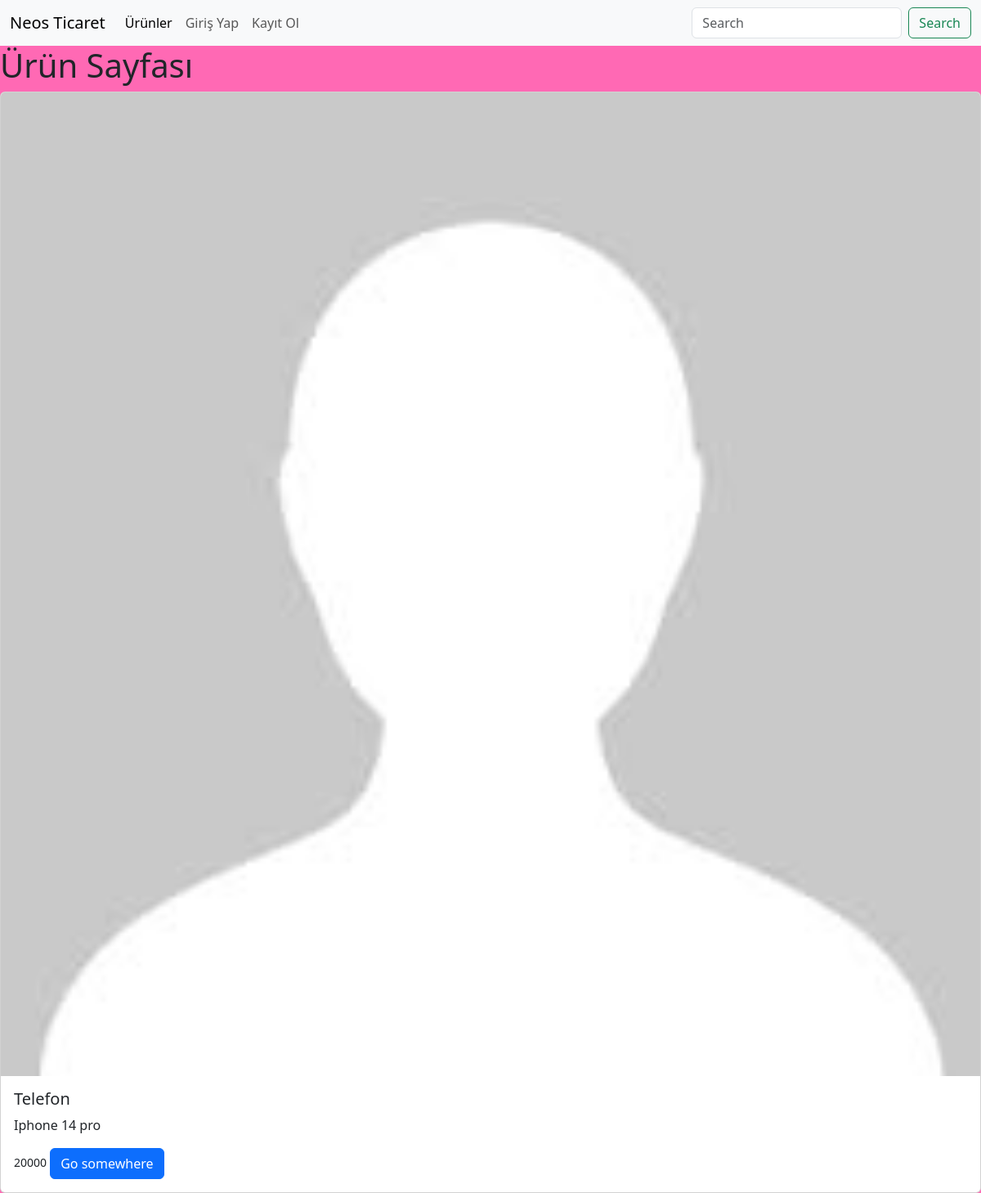
Page /product/1 on the committed database.
### products/models.py (models this page shows)
class Product(models.Model):
    productName = models.CharField(max_length=200)
    productInfo = models.TextField(max_length=400)
    productPrice = models.IntegerField()
    productImage = models.FileField(upload_to='products/', null=True, blank=True)
    def __str__(self):
        return self.productName

### products/views.py (the view)
# urls.py: path('product/<int:productId>', product, name='product'),
def product(request, productId):
    product = Product.objects.filter(id = productId)
    print(product)
    context = {
        'product': product
    }
    return render(request, "product.html", context)

### products/templates/product.html
{% extends "index.html" %}
{% load static %}
{% block content %}
<h1>Ürün Sayfası</h1>
{% for i in product %}
    <div class="card">
    {% if product.productImage %}
        <img src="{{product.productImage.url}}" alt="" />
    {% else %}
        <img src="{% static 'avatar.jpg' %}" alt="" />
    {% endif %}
    <div class="card-body">
        <h5 class="card-title">{{i.productName}}</h5>
        <p class="card-text">{{i.productInfo}}</p>
        <small>{{i.productPrice}}</small>
        <a href="#" class="btn btn-primary">Go somewhere</a>
    </div>
    </div>
{% endfor %}
{% endblock content %}

### products/static/style.css (style rules this page uses)
body { background-color: hotpink; }
.card img { border-radius: 5px 5px 0 0; }

### rows in the picture
Product: productName "Telefon", productInfo "Iphone 14 pro", productPrice "20000"
